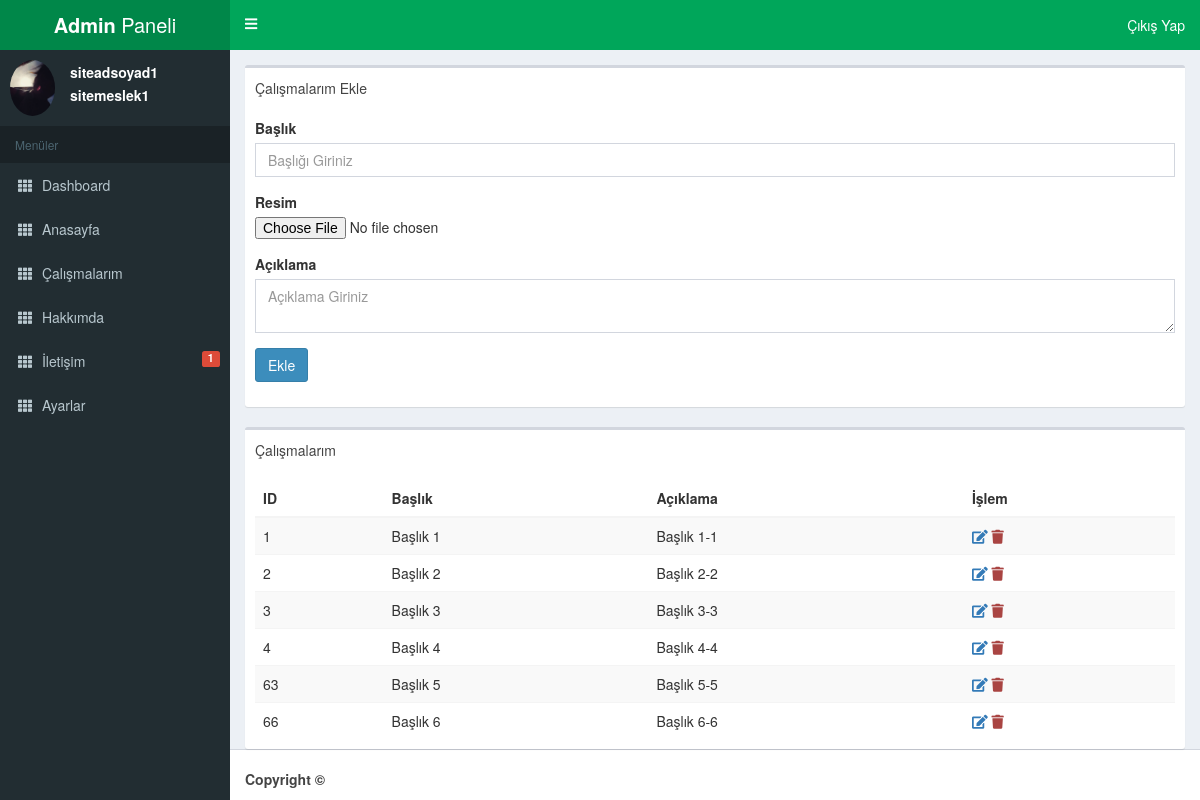
Page /admin/calismalarim.php on the committed database.
### tables this page shows
CREATE TABLE IF NOT EXISTS `ayarlar` (
  `id` int NOT NULL,
  `site_baslik` varchar(255) DEFAULT NULL,
  `site_keywords` varchar(255) DEFAULT NULL,
  `site_description` varchar(255) DEFAULT NULL,
  `site_durum` varchar(255) DEFAULT NULL,
  `site_facebook` varchar(255) DEFAULT NULL,
  `site_twitter` varchar(255) DEFAULT NULL,
  `site_email` varchar(255) DEFAULT NULL,
  `site_kad` varchar(255) DEFAULT NULL,
  `site_pass` varchar(255) DEFAULT NULL,
  `site_adSoyad` varchar(255) DEFAULT NULL,
  `site_meslek` varchar(255) DEFAULT NULL,
  `site_resim` varchar(255) DEFAULT NULL,
  PRIMARY KEY (`id`)
);

CREATE TABLE IF NOT EXISTS `calismalar` (
  `id` int NOT NULL AUTO_INCREMENT,
  `baslik` varchar(255) DEFAULT NULL,
  `resim` varchar(255) DEFAULT NULL,
  `aciklama` varchar(255) DEFAULT NULL,
  PRIMARY KEY (`id`)
);

### admin/include/database.php (called while the page is built, shortened)
<?php
$servername = 'localhost';
$dbname     = 'pro1';
$username   = 'root';
$password   = '';
$port       = '3306';
try {
  $db = new PDO("mysql:host=$servername;dbname=$dbname;port=$port", $username, $password);
  $db->setAttribute(PDO::ATTR_ERRMODE, PDO::ERRMODE_EXCEPTION);
} catch(PDOException $e) {
  echo "Connection failed: " . $e->getMessage();
}
$ayarlar = $db->prepare("SELECT * FROM ayarlar WHERE id=:id");
$ayarlar->execute(["id" => 1]);
$ayar = $ayarlar->fetch(PDO::FETCH_OBJ);
?>

### admin/calismalarim.php (the view, shortened to what this page needs)
<?php include 'include/header.php'; ?>
    <section class="content">
        <div class="col-md-12">
            <div class="row">
                <div class="box">
                    <div class="box-header">
                        Çalışmalarım Ekle
                    </div>
                    <div class="box-body">
                        <form action="" method="post" enctype="multipart/form-data">
                            <div class="form-group">
                                <label>Başlık</label>
                                <input type="text" name="baslik" class="form-control" placeholder="Başlığı Giriniz" />
                            </div>
                            <div class="form-group">
                                <label>Resim</label>
                                <input type="file" name="resim" />
                            </div>
                            <div class="form-group">
                                <label>Açıklama</label>
                                <textarea name="aciklama" class="form-control" placeholder="Açıklama Giriniz" ></textarea>
                            </div>
                            <div class="form-group">
                                <button type="submit" class="btn btn-primary">Ekle</button>
                            </div>
                        </form>
                    </div>
                </div>
            </div>
        </div>
    </section>
    <section class="content">
        <div class="col-md-12">
            <div class="row">
                <div class="box">
                    <div class="box-header">
                        Çalışmalarım
                    </div>
                    <div class="box-body">
                        <table class="table table-striped">
                            <thead>
                                <th>ID</th>
                                <th>Başlık</th>
                                <th>Açıklama</th>
                                <th>İşlem</th>
                            </thead>
                            <tbody>
                                <?php
                                    $calismalarim=$db->query("SELECT * FROM calismalar")->fetchAll(PDO::FETCH_OBJ);
                                    foreach($calismalarim as $row) {
                                ?>
                                        <tr>
                                            <td><?=$row->id ?></td>
                                            <td><?=$row->baslik ?></td>
                                            <td><?=$row->aciklama ?></td>
                                            <td>
                                                <a href="calismalar-guncelle.php?id=<?= $row->id ?>"><i class="fa fa-edit text-primary"></i></a>
                                                <a href="?sil=<?= $row->id ?>"><i class="fa fa-trash text-danger"></i></a>
                                            </td>
                                        </tr>
                                   <?php } ?>
                            </tbody>
                        </table>
                    </div>
                </div>
            </div>
        </div>
    </section>
<?php include 'include/footer.php'; ?>

### admin/include/header.php (shortened to what this page needs)
<?php require 'include/database.php';
?>
<!DOCTYPE html>
<html>
<head>
    <link rel="stylesheet" href="assets/css/bootstrap.min.css">
    <link rel="stylesheet" href="assets/css/fontawesome-all.min.css">
    <link rel="stylesheet" href="assets/css/AdminLTE.min.css">
    <link rel="stylesheet" href="assets/css/skin-green.min.css">
    <link rel="stylesheet" href="assets/css/select2.min.css">
</head>
<body class="hold-transition skin-green sidebar-mini">
<div class="wrapper">
    <header class="main-header">
        <a href="index.php" class="logo">
            <span class="logo-lg"><b>Admin</b> Paneli</span>
        </a>
        <nav class="navbar navbar-static-top">
            <a href="#" class="sidebar-toggle" data-toggle="push-menu" role="button">
                <i class="fa fa-bars"></i>
            </a>
            <div class="navbar-custom-menu">
                <ul class="nav navbar-nav">
                    <li class="dropdown user user-menu">
                        <a href="">Çıkış Yap</a>
        </nav>
    </header>
    <aside class="main-sidebar">
        <section class="sidebar">
            <div class="user-panel">
                <div class="pull-left image">
                    <img src="../assets/upload/<?= $ayar->site_resim ?>" class="img-circle" alt="User Image">
                </div>
                <div class="pull-left info">
                    <p> <?=$ayar->site_adSoyad?> </p>
                    <p> <?=$ayar->site_meslek?> </p>
                </div>
            </div>
            <ul class="sidebar-menu" data-widget="tree">
                <li class="header">Menüler</li>
                <li class="">
                     <a href="index.php">
                        <i class="fa fa-th"></i> <span>Dashboard</span>
					</a>
                </li>
				<li>
                     <a href="anasayfa.php">
                        <i class="fa fa-th"></i> <span>Anasayfa</span>
					</a>
                </li>
                <li>
                     <a href="calismalarim.php">
                        <i class="fa fa-th"></i> <span>Çalışmalarım</span>
					</a>
                </li>
                <li>
                     <a href="hakkimda.php">
                        <i class="fa fa-th"></i> <span>Hakkımda</span>
					</a>
                </li>
<?php
$okunmamis=$db->prepare("SELECT * FROM iletisim WHERE durum=:durum");
$okunmamis->execute(["durum"=>0]);
$sayi=$okunmamis->rowCount();
?>
                <li>
                     <a href="iletisim.php">
                        <i class="fa fa-th"></i> <span>İletişim</span>
                        <small class="label pull-right bg-red"><?= $sayi ?></small>
					</a>
                </li>
                <li>
                     <a href="ayarlar.php">
                        <i class="fa fa-th"></i> <span>Ayarlar</span>
					</a>
                </li>
			</ul>
        </section>
    </aside>
    <div class="content-wrapper">

### rows in the picture
ayarlar: site_resim (picture), site_adSoyad "siteadsoyad1", site_meslek "sitemeslek1"
calismalar: id "1", baslik "Başlık 1", aciklama "Başlık 1-1"
calismalar: id "2", baslik "Başlık 2", aciklama "Başlık 2-2"
calismalar: id "3", baslik "Başlık 3", aciklama "Başlık 3-3"
calismalar: id "4", baslik "Başlık 4", aciklama "Başlık 4-4"
calismalar: id "63", baslik "Başlık 5", aciklama "Başlık 5-5"
calismalar: id "66", baslik "Başlık 6", aciklama "Başlık 6-6"

### other values in the picture
$sayi "1"
